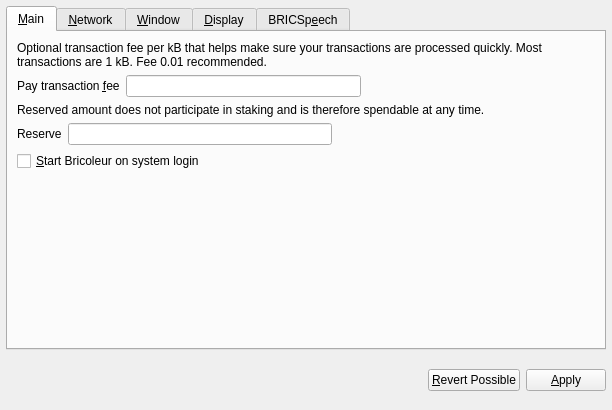
<?xml version="1.0" encoding="UTF-8"?>
<ui version="4.0">
 <class>OptionsDialog</class>
 <widget class="QDialog" name="OptionsDialog">
  <property name="geometry">
   <rect>
    <x>0</x>
    <y>0</y>
    <width>612</width>
    <height>410</height>
   </rect>
  </property>
  <layout class="QVBoxLayout" name="verticalLayout">
   <property name="leftMargin">
    <number>6</number>
   </property>
   <property name="topMargin">
    <number>6</number>
   </property>
   <property name="rightMargin">
    <number>6</number>
   </property>
   <property name="bottomMargin">
    <number>6</number>
   </property>
   <item>
    <widget class="QTabWidget" name="tabWidget">
     <property name="tabPosition">
      <enum>QTabWidget::North</enum>
     </property>
     <property name="currentIndex">
      <number>0</number>
     </property>
     <property name="elideMode">
      <enum>Qt::ElideNone</enum>
     </property>
     <widget class="QWidget" name="tabMain">
      <attribute name="title">
       <string>&amp;Main</string>
      </attribute>
      <layout class="QVBoxLayout" name="verticalLayout_Main">
       <item>
        <widget class="QLabel" name="transactionFeeInfoLabel">
         <property name="text">
          <string>Optional transaction fee per kB that helps make sure your transactions are processed quickly. Most transactions are 1 kB. Fee 0.01 recommended.</string>
         </property>
         <property name="textFormat">
          <enum>Qt::PlainText</enum>
         </property>
         <property name="wordWrap">
          <bool>true</bool>
         </property>
        </widget>
       </item>
       <item>
        <layout class="QHBoxLayout" name="horizontalLayoutFee">
         <item>
          <widget class="QLabel" name="transactionFeeLabel">
           <property name="text">
            <string>Pay transaction &amp;fee</string>
           </property>
           <property name="textFormat">
            <enum>Qt::PlainText</enum>
           </property>
           <property name="buddy">
            <cstring>transactionFee</cstring>
           </property>
          </widget>
         </item>
         <item>
          <widget class="BitcoinAmountField" name="transactionFee"/>
         </item>
         <item>
          <spacer name="horizontalSpacerFee">
           <property name="orientation">
            <enum>Qt::Horizontal</enum>
           </property>
           <property name="sizeHint" stdset="0">
            <size>
             <width>40</width>
             <height>20</height>
            </size>
           </property>
          </spacer>
         </item>
        </layout>
       </item>
       <item>
        <widget class="QLabel" name="reserveBalanceInfoLabel">
         <property name="text">
          <string>Reserved amount does not participate in staking and is therefore spendable at any time.</string>
         </property>
         <property name="textFormat">
          <enum>Qt::PlainText</enum>
         </property>
         <property name="wordWrap">
          <bool>true</bool>
         </property>
        </widget>
       </item>
       <item>
        <layout class="QHBoxLayout" name="horizontalLayoutReserveBalance">
         <item>
          <widget class="QLabel" name="reserveBalanceLabel">
           <property name="text">
            <string>Reserve</string>
           </property>
           <property name="textFormat">
            <enum>Qt::PlainText</enum>
           </property>
           <property name="buddy">
            <cstring>reserveBalance</cstring>
           </property>
          </widget>
         </item>
         <item>
          <widget class="BitcoinAmountField" name="reserveBalance"/>
         </item>
         <item>
          <spacer name="horizontalSpacerReserveBalance">
           <property name="orientation">
            <enum>Qt::Horizontal</enum>
           </property>
           <property name="sizeHint" stdset="0">
            <size>
             <width>40</width>
             <height>20</height>
            </size>
           </property>
          </spacer>
         </item>
        </layout>
       </item>
       <item>
        <widget class="QCheckBox" name="bitcoinAtStartup">
         <property name="toolTip">
          <string>Automatically start Bricoleur after logging in to the system.</string>
         </property>
         <property name="text">
          <string>&amp;Start Bricoleur on system login</string>
         </property>
        </widget>
       </item>
       <item>
        <spacer name="verticalSpacer_Main">
         <property name="orientation">
          <enum>Qt::Vertical</enum>
         </property>
         <property name="sizeHint" stdset="0">
          <size>
           <width>20</width>
           <height>40</height>
          </size>
         </property>
        </spacer>
       </item>
      </layout>
     </widget>
     <widget class="QWidget" name="tabNetwork">
      <attribute name="title">
       <string>&amp;Network</string>
      </attribute>
      <layout class="QVBoxLayout" name="verticalLayout_Network">
       <item>
        <widget class="QCheckBox" name="mapPortUpnp">
         <property name="toolTip">
          <string>Automatically open the Bricoleur client port on the router. This only works when your router supports UPnP and it is enabled.</string>
         </property>
         <property name="text">
          <string>Map port using &amp;UPnP</string>
         </property>
        </widget>
       </item>
       <item>
        <widget class="QCheckBox" name="connectSocks">
         <property name="toolTip">
          <string>Connect to the Bricoleur network through a SOCKS proxy (e.g. when connecting through Tor).</string>
         </property>
         <property name="text">
          <string>&amp;Connect through SOCKS proxy:</string>
         </property>
        </widget>
       </item>
       <item>
        <layout class="QHBoxLayout" name="horizontalLayout_Network">
         <item>
          <widget class="QLabel" name="proxyIpLabel">
           <property name="text">
            <string>Proxy &amp;IP:</string>
           </property>
           <property name="textFormat">
            <enum>Qt::PlainText</enum>
           </property>
           <property name="buddy">
            <cstring>proxyIp</cstring>
           </property>
          </widget>
         </item>
         <item>
          <widget class="QValidatedLineEdit" name="proxyIp">
           <property name="maximumSize">
            <size>
             <width>140</width>
             <height>16777215</height>
            </size>
           </property>
           <property name="toolTip">
            <string>IP address of the proxy (e.g. 127.0.0.1)</string>
           </property>
          </widget>
         </item>
         <item>
          <widget class="QLabel" name="proxyPortLabel">
           <property name="text">
            <string>&amp;Port:</string>
           </property>
           <property name="textFormat">
            <enum>Qt::PlainText</enum>
           </property>
           <property name="buddy">
            <cstring>proxyPort</cstring>
           </property>
          </widget>
         </item>
         <item>
          <widget class="QLineEdit" name="proxyPort">
           <property name="maximumSize">
            <size>
             <width>55</width>
             <height>16777215</height>
            </size>
           </property>
           <property name="toolTip">
            <string>Port of the proxy (e.g. 9050)</string>
           </property>
          </widget>
         </item>
         <item>
          <widget class="QLabel" name="socksVersionLabel">
           <property name="text">
            <string>SOCKS &amp;Version:</string>
           </property>
           <property name="textFormat">
            <enum>Qt::PlainText</enum>
           </property>
           <property name="buddy">
            <cstring>socksVersion</cstring>
           </property>
          </widget>
         </item>
         <item>
          <widget class="QValueComboBox" name="socksVersion">
           <property name="toolTip">
            <string>SOCKS version of the proxy (e.g. 5)</string>
           </property>
          </widget>
         </item>
         <item>
          <spacer name="horizontalSpacer_Network">
           <property name="orientation">
            <enum>Qt::Horizontal</enum>
           </property>
           <property name="sizeHint" stdset="0">
            <size>
             <width>40</width>
             <height>20</height>
            </size>
           </property>
          </spacer>
         </item>
        </layout>
       </item>
       <item>
        <spacer name="verticalSpacer_Network">
         <property name="orientation">
          <enum>Qt::Vertical</enum>
         </property>
         <property name="sizeHint" stdset="0">
          <size>
           <width>20</width>
           <height>40</height>
          </size>
         </property>
        </spacer>
       </item>
      </layout>
     </widget>
     <widget class="QWidget" name="tabWindow">
      <attribute name="title">
       <string>&amp;Window</string>
      </attribute>
      <layout class="QVBoxLayout" name="verticalLayout_Window">
       <item>
        <widget class="QCheckBox" name="minimizeToTray">
         <property name="toolTip">
          <string>Show only a tray icon after minimizing the window.</string>
         </property>
         <property name="text">
          <string>&amp;Minimize to the tray instead of the taskbar</string>
         </property>
        </widget>
       </item>
       <item>
        <widget class="QCheckBox" name="minimizeOnClose">
         <property name="toolTip">
          <string>Minimize instead of exit the application when the window is closed. When this option is enabled, the application will be closed only after selecting Quit in the menu.</string>
         </property>
         <property name="text">
          <string>M&amp;inimize on close</string>
         </property>
        </widget>
       </item>
       <item>
        <spacer name="verticalSpacer_Window">
         <property name="orientation">
          <enum>Qt::Vertical</enum>
         </property>
         <property name="sizeHint" stdset="0">
          <size>
           <width>20</width>
           <height>40</height>
          </size>
         </property>
        </spacer>
       </item>
      </layout>
     </widget>
     <widget class="QWidget" name="tabDisplay">
      <attribute name="title">
       <string>&amp;Display</string>
      </attribute>
      <layout class="QVBoxLayout" name="verticalLayout_Display">
       <item>
        <layout class="QHBoxLayout" name="horizontalLayout_1_Display">
         <item>
          <widget class="QLabel" name="langLabel">
           <property name="text">
            <string>User Interface &amp;language:</string>
           </property>
           <property name="textFormat">
            <enum>Qt::PlainText</enum>
           </property>
           <property name="buddy">
            <cstring>lang</cstring>
           </property>
          </widget>
         </item>
         <item>
          <widget class="QValueComboBox" name="lang">
           <property name="toolTip">
            <string>The user interface language can be set here. This setting will take effect after restarting Bricoleur.</string>
           </property>
          </widget>
         </item>
        </layout>
       </item>
       <item>
        <layout class="QHBoxLayout" name="horizontalLayout_2_Display">
         <item>
          <widget class="QLabel" name="unitLabel">
           <property name="text">
            <string>&amp;Unit to show amounts in:</string>
           </property>
           <property name="textFormat">
            <enum>Qt::PlainText</enum>
           </property>
           <property name="buddy">
            <cstring>unit</cstring>
           </property>
          </widget>
         </item>
         <item>
          <widget class="QValueComboBox" name="unit">
           <property name="toolTip">
            <string>Choose the default subdivision unit to show in the interface and when sending coins.</string>
           </property>
          </widget>
         </item>
        </layout>
       </item>
       <item>
        <widget class="QCheckBox" name="coinControlFeatures">
         <property name="toolTip">
          <string>Whether to show coin control features or not.</string>
         </property>
         <property name="text">
          <string>Display coin &amp;control features (experts only!)</string>
         </property>
        </widget>
       </item>
       <item>
        <widget class="QCheckBox" name="minimizeCoinAge">
         <property name="toolTip">
          <string>Whether to select the coin outputs randomly or with minimal coin age.</string>
         </property>
         <property name="text">
          <string>Minimize weight consumption (experimental)</string>
         </property>
        </widget>
       </item>
       <item>
        <widget class="QCheckBox" name="useBricoleurTheme">
         <property name="text">
          <string>Use black visual theme (requires restart)</string>
         </property>
        </widget>
       </item>
       <item>
        <spacer name="verticalSpacer_Display">
         <property name="orientation">
          <enum>Qt::Vertical</enum>
         </property>
         <property name="sizeHint" stdset="0">
          <size>
           <width>20</width>
           <height>40</height>
          </size>
         </property>
        </spacer>
       </item>
      </layout>
     </widget>
     <widget class="QWidget" name="tabSpeech">
      <attribute name="title">
       <string>BRICSp&amp;eech</string>
      </attribute>
      <layout class="QGridLayout" name="gridLayout_3">
       <item row="0" column="0">
        <widget class="QGroupBox" name="bricoleurSpeechGroupbox">
         <property name="title">
          <string>Enable BRICSpeech</string>
         </property>
         <property name="checkable">
          <bool>true</bool>
         </property>
         <property name="checked">
          <bool>true</bool>
         </property>
         <layout class="QGridLayout" name="gridLayout_2">
          <item row="1" column="0">
           <widget class="QLabel" name="label">
            <property name="text">
             <string>Quotes List:</string>
            </property>
           </widget>
          </item>
          <item row="2" column="0">
           <widget class="QPlainTextEdit" name="bricoleurSpeechEditbox">
            <property name="lineWrapMode">
             <enum>QPlainTextEdit::NoWrap</enum>
            </property>
           </widget>
          </item>
          <item row="0" column="0">
           <widget class="QCheckBox" name="bricoleurSpeechRandomCheckbox">
            <property name="text">
             <string>Autoselect Random Quote</string>
            </property>
           </widget>
          </item>
         </layout>
        </widget>
       </item>
      </layout>
     </widget>
    </widget>
   </item>
   <item>
    <layout class="QHBoxLayout" name="horizontalLayout_Buttons">
     <item>
      <spacer name="horizontalSpacer_1">
       <property name="orientation">
        <enum>Qt::Horizontal</enum>
       </property>
       <property name="sizeHint" stdset="0">
        <size>
         <width>40</width>
         <height>48</height>
        </size>
       </property>
      </spacer>
     </item>
     <item>
      <widget class="QLabel" name="statusLabel">
       <property name="font">
        <font>
         <weight>75</weight>
         <bold>true</bold>
        </font>
       </property>
       <property name="text">
        <string/>
       </property>
       <property name="textFormat">
        <enum>Qt::PlainText</enum>
       </property>
       <property name="wordWrap">
        <bool>true</bool>
       </property>
      </widget>
     </item>
     <item>
      <widget class="QPushButton" name="cancelButton">
       <property name="text">
        <string>&amp;Revert Possible</string>
       </property>
       <property name="autoDefault">
        <bool>false</bool>
       </property>
      </widget>
     </item>
     <item>
      <widget class="QPushButton" name="applyButton">
       <property name="text">
        <string>&amp;Apply</string>
       </property>
       <property name="autoDefault">
        <bool>false</bool>
       </property>
      </widget>
     </item>
    </layout>
   </item>
  </layout>
 </widget>
 <customwidgets>
  <customwidget>
   <class>QValidatedLineEdit</class>
   <extends>QLineEdit</extends>
   <header>qvalidatedlineedit.h</header>
  </customwidget>
  <customwidget>
   <class>BitcoinAmountField</class>
   <extends>QLineEdit</extends>
   <header>bitcoinamountfield.h</header>
   <container>1</container>
  </customwidget>
  <customwidget>
   <class>QValueComboBox</class>
   <extends>QComboBox</extends>
   <header>qvaluecombobox.h</header>
  </customwidget>
 </customwidgets>
 <resources/>
 <connections/>
</ui>
